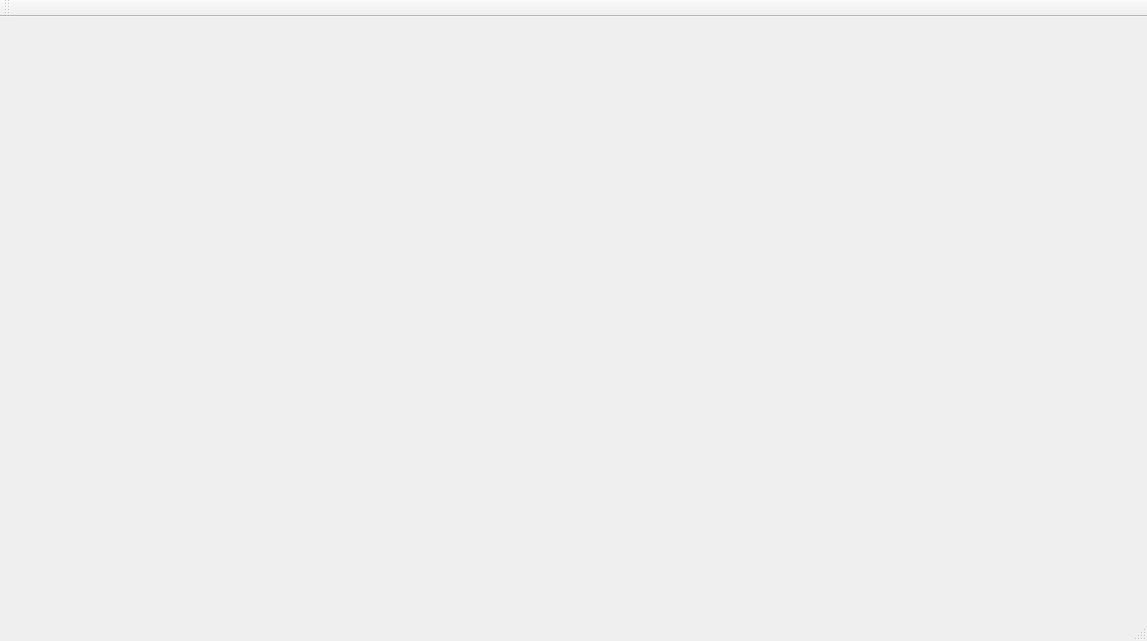
<?xml version="1.0" encoding="UTF-8"?>
<ui version="4.0">
 <class>MainWindow</class>
 <widget class="QMainWindow" name="MainWindow">
  <property name="geometry">
   <rect>
    <x>0</x>
    <y>0</y>
    <width>1147</width>
    <height>641</height>
   </rect>
  </property>
  <property name="windowTitle">
   <string>MainWindow</string>
  </property>
  <widget class="QWidget" name="centralWidget">
   <layout class="QHBoxLayout" name="horizontalLayout_2">
    <item>
     <layout class="QHBoxLayout" name="horizontalLayout"/>
    </item>
   </layout>
  </widget>
  <widget class="QMenuBar" name="menuBar">
   <property name="geometry">
    <rect>
     <x>0</x>
     <y>0</y>
     <width>1147</width>
     <height>22</height>
    </rect>
   </property>
  </widget>
  <widget class="QToolBar" name="mainToolBar">
   <attribute name="toolBarArea">
    <enum>TopToolBarArea</enum>
   </attribute>
   <attribute name="toolBarBreak">
    <bool>false</bool>
   </attribute>
  </widget>
  <widget class="QStatusBar" name="statusBar"/>
 </widget>
 <layoutdefault spacing="6" margin="11"/>
 <resources/>
 <connections/>
</ui>
